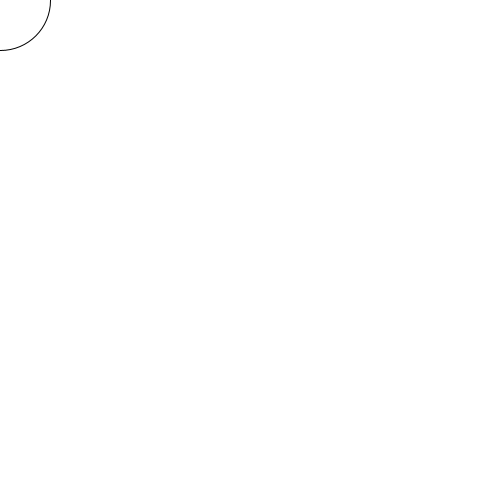
Frame 1 (no input)
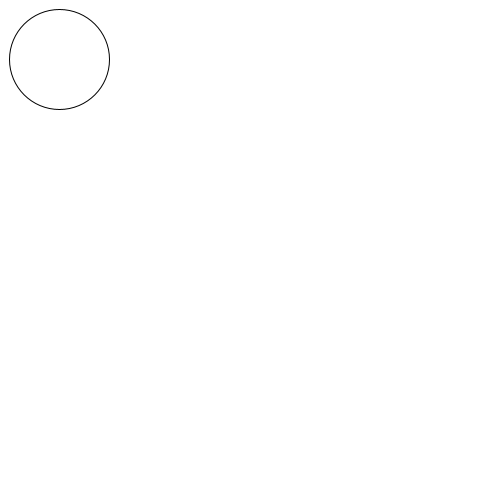
Frame 60 (the mouse pressed at the canvas centre just before this capture)
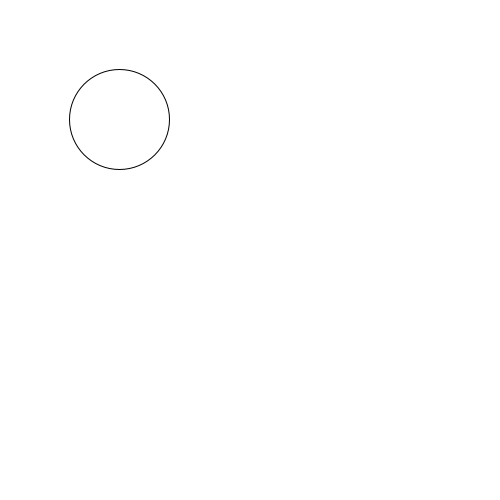
Frame 120 (the mouse held since frame 60 and released just before this capture)

The Processing sketch that drew these frames (run headless with seeded random() and noise(); from frame 60 on, the mouse is pressed at the canvas centre):

// Processing sketch: Final_Residency_Object2e
// ── Final_Residency_Object2e.pde
Mover mover1 = new Mover();

void setup() {
  size(500,500);
}

void draw() {
  background(255);
  mover1.pointMove(1,1);
}

class Mover {
  float pointX = 0;
  float pointY = 0;
  
  Mover() {
  }
  
  void pointMove(float moveX, float moveY) {
    ellipse(pointX,pointY,100,100);
      pointX = pointX + moveX;
      pointY = pointY + moveY;
    if (pointX > width/2 || pointX < 0) { 
      moveX = moveX * -1;
    }
    if (pointY > height || pointY < 0) { 
      moveY = moveY * -1;
    }
    //if (pointY > height || pointY < 0) {
      //pointY = (pointY + moveY) * -1;
    //}  
  }
}
  
